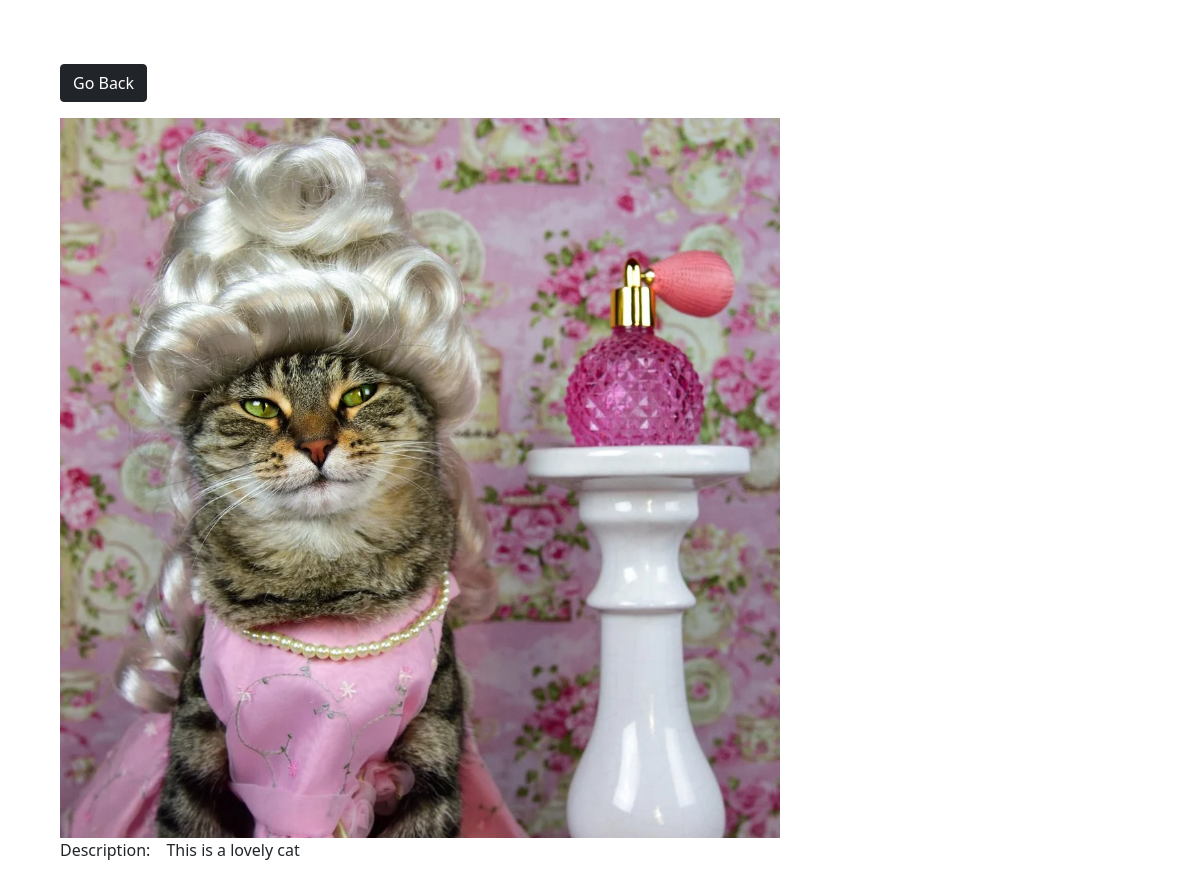
Screenshot of /photo/4 with the database file from the repository.
### photos/models.py (models this page shows, shortened)
class Photo(models.Model):
    category = models.ForeignKey(Category,on_delete=models.SET_NULL,null=True,blank=True)
    image = models.ImageField(null=False,blank=False)
    description = models.TextField()

### photos/views.py (the view)
# urls.py: path('photo/<str:pk>',views.viewPhoto,name='photo'),
def viewPhoto(request,pk):
    photo = Photo.objects.get(id=pk)
    return render(request,'photos/photo.html',{'photo':photo})

### photos/templates/photos/photo.html (shortened to what this page needs)
<!DOCTYPE html>
<html lang="en">
<head>
    <link href="https://cdn.jsdelivr.net/npm/bootstrap@5.0.2/dist/css/bootstrap.min.css" rel="stylesheet">
</head>
<body class='m-5'>
    <div class="container">
        <div class="row justify-content-center">
            <div class="col">
                <a href="{% url 'gallery' %}" class="btn btn-dark my-3">Go Back</a>
                <div style='height:90vh'>
                    <img src="{{photo.image.url}}" style='max-width:100%; max-height:100%'>
                    <p>Description:&emsp;{{photo.description}}</p>
                </div>
            </div>
        </div>
    </div>
</body>
</html>

### rows the page displays
Photo: image (picture), description "This is a lovely cat"
